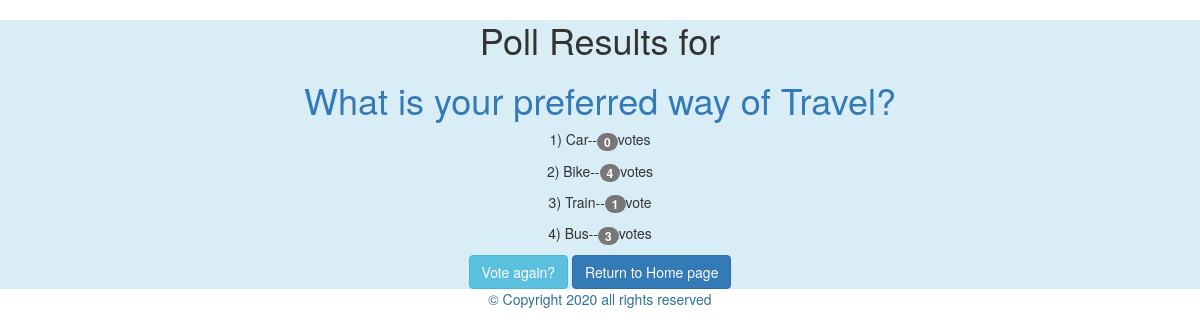
Before: /polls/4/results/ with the older database file.
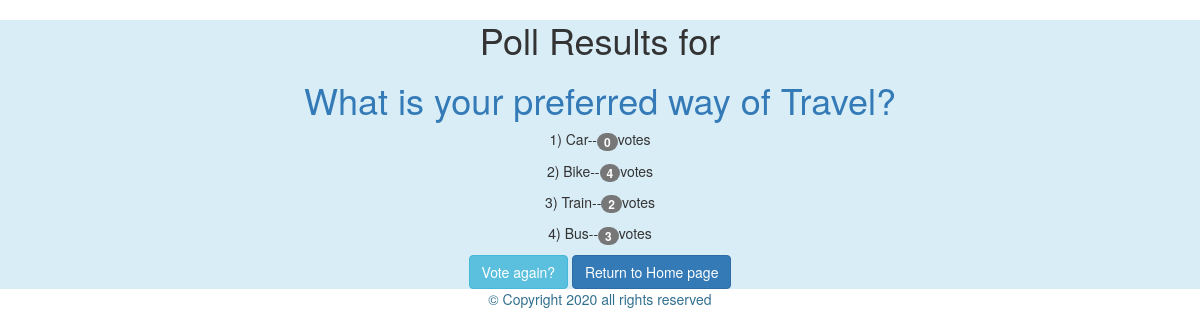
After: the same page with the newer database file.
### polls/models.py (models this page shows, shortened)
class Choice(models.Model):
    question = models.ForeignKey(Question, on_delete=models.CASCADE)
    choice_text = models.CharField(max_length=200)
    votes = models.IntegerField(default=0)

### polls/views.py (the view)
# urls.py: path('<int:pk>/results/',views.ResultsView.as_view(),name='results'),
class ResultsView(generic.DetailView):
    model = Question
    template_name = 'polls/results.html'

### polls/templates/polls/results.html (shortened to what this page needs)
{% extends 'polls/base.html' %}
{% block content %}
<div class="text-center bg-info">
<h1 class="text-secondary">Poll Results for</h1>
<h1 class="text-primary">{{question.question_text}}</h1>
    {% for choice in question.choice_set.all %}
    <p>{{forloop.counter}}) {{choice.choice_text}}--<span class="badge" >{{choice.votes}} </span>vote{{ choice.votes|pluralize }}</p>
    {% endfor %}
<a class="btn btn-info" href="{% url 'polls:detail' question.id %}">Vote again?</a>
<a class="btn btn-primary" href="/polls/">Return to Home page</a>
</div>
{% endblock content %}

Changed rows visible on the page:
changed Choice "Train": votes "1" → "2"
